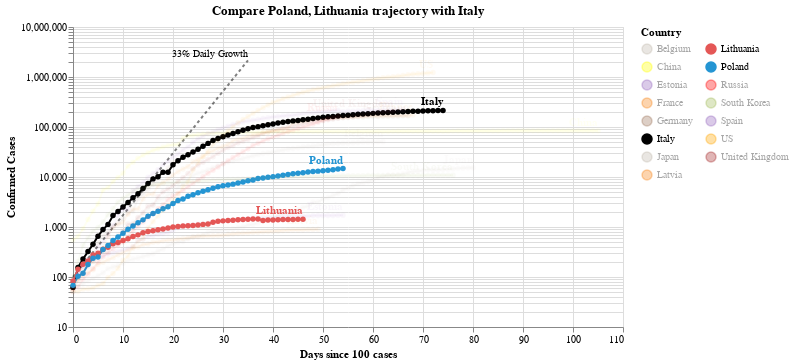

Notebook cell for this chart:
### Code cell
#hide_input
chart2 = make_since_chart(dff2, ['Poland', 'Lithuania'], baseline_countries)
chart2

### Figure 1 — Vega-Lite specification as saved in the notebook (floating-point values rounded to 4 significant figures; data arrays with more than 128 entries replaced by an {"elided": "..."} marker saying what was removed)
{"config": {"view": {"continuousWidth": 400, "continuousHeight": 300}}, "layer": [{"mark": {"type": "line", "color": "black", "opacity": 0.5, "strokeDash": [3, 3]}, "encoding": {"x": {"type": "quantitative", "field": "Days since 100 cases"}, "y": {"type": "quantitative", "field": "Confirmed Cases"}}}, {"mark": {"type": "text", "align": "right", "dy": -6, "fontSize": 10, "text": "33% Daily Growth"}, "encoding": {"x": {"type": "quantitative", "field": "Days since 100 cases"}, "y": {"type": "quantitative", "field": "Confirmed Cases"}}, "transform": [{"filter": "(datum['Days since 100 cases'] >= 35)"}]}, {"data": {"name": "data-feef3ca44a5611eaa0de413737c361b7"}, "mark": {"type": "line", "point": true}, "encoding": {"color": {"type": "nominal", "field": "Country", "legend": {"columns": 2}, "scale": {"domain": ["Belgium", "China", "Estonia", "France", "Germany", "Italy", "Japan", "Latvia", "Lithuania", "Poland", "Russia", "South Korea", "Spain", "US", "United Kingdom"], "range": ["#C1B7AD", "yellow", "#9467bd", "#F58518", "#9D755D", "black", "#C1B7AD", "#F58518", "#E45756", "#2495D3", "red", "#A1BA59", "#9467bd", "orange", "brown"]}}, "opacity": {"condition": {"value": 1, "selection": "selector004"}, "value": 0.05}, "tooltip": [{"type": "nominal", "field": "Country"}, {"type": "temporal", "field": "Date"}, {"type": "quantitative", "field": "Confirmed Cases"}, {"type": "quantitative", "field": "Days since 100 cases"}], "x": {"type": "quantitative", "field": "Days since 100 cases"}, "y": {"type": "quantitative", "field": "Confirmed Cases", "scale": {"type": "log"}}}, "selection": {"selector004": {"type": "multi", "fields": ["Country"], "bind": "legend", "init": [{"Country": "Poland"}, {"Country": "Lithuania"}, {"Country": "Italy"}]}}, "width": 550}, {"data": {"name": "data-feef3ca44a5611eaa0de413737c361b7"}, "mark": {"type": "text", "align": "right", "dy": -8, "fontWeight": "bold"}, "encoding": {"color": {"type": "nominal", "field": "Country", "legend": {"columns": 2}, "scale": {"domain": ["Belgium", "China", "Estonia", "France", "Germany", "Italy", "Japan", "Latvia", "Lithuania", "Poland", "Russia", "South Korea", "Spain", "US", "United Kingdom"], "range": ["#C1B7AD", "yellow", "#9467bd", "#F58518", "#9D755D", "black", "#C1B7AD", "#F58518", "#E45756", "#2495D3", "red", "#A1BA59", "#9467bd", "orange", "brown"]}}, "opacity": {"condition": {"value": 1, "selection": "selector004"}, "value": 0.05}, "text": {"type": "nominal", "field": "Country"}, "tooltip": [{"type": "nominal", "field": "Country"}, {"type": "temporal", "field": "Date"}, {"type": "quantitative", "field": "Confirmed Cases"}, {"type": "quantitative", "field": "Days since 100 cases"}], "x": {"type": "quantitative", "field": "Days since 100 cases"}, "y": {"type": "quantitative", "field": "Confirmed Cases", "scale": {"type": "log"}}}, "transform": [{"filter": "(datum['Date'] >= 1588723200000)"}], "width": 550}], "data": {"name": "data-c1a3bbf4dd040f2e7e8e7a69520e3c2a"}, "title": "Compare Poland, Lithuania trajectory with Italy", "$schema": "https://vega.github.io/schema/vega-lite/v4.0.2.json", "datasets": {"data-c1a3bbf4dd040f2e7e8e7a69520e3c2a": [{"Days since 100 cases": 0, "Confirmed Cases": 100.0}, {"Days since 100 cases": 1, "Confirmed Cases": 133.0}, {"Days since 100 cases": 2, "Confirmed Cases": 176.9}, {"Days since 100 cases": 3, "Confirmed Cases": 235.3}, {"Days since 100 cases": 4, "Confirmed Cases": 312.9}, {"Days since 100 cases": 5, "Confirmed Cases": 416.2}, {"Days since 100 cases": 6, "Confirmed Cases": 553.5}, {"Days since 100 cases": 7, "Confirmed Cases": 736.1}, {"Days since 100 cases": 8, "Confirmed Cases": 979.1}, {"Days since 100 cases": 9, "Confirmed Cases": 1302.0}, {"Days since 100 cases": 10, "Confirmed Cases": 1732.0}, {"Days since 100 cases": 11, "Confirmed Cases": 2303.0}, {"Days since 100 cases": 12, "Confirmed Cases": 3064.0}, {"Days since 100 cases": 13, "Confirmed Cases": 4074.0}, {"Days since 100 cases": 14, "Confirmed Cases": 5419.0}, {"Days since 100 cases": 15, "Confirmed Cases": 7207.0}, {"Days since 100 cases": 16, "Confirmed Cases": 9586.0}, {"Days since 100 cases": 17, "Confirmed Cases": 12750.0}, {"Days since 100 cases": 18, "Confirmed Cases": 16960.0}, {"Days since 100 cases": 19, "Confirmed Cases": 22550.0}, {"Days since 100 cases": 20, "Confirmed Cases": 29990.0}, {"Days since 100 cases": 21, "Confirmed Cases": 39890.0}, {"Days since 100 cases": 22, "Confirmed Cases": 53060.0}, {"Days since 100 cases": 23, "Confirmed Cases": 70560.0}, {"Days since 100 cases": 24, "Confirmed Cases": 93850.0}, {"Days since 100 cases": 25, "Confirmed Cases": 124800.0}, {"Days since 100 cases": 26, "Confirmed Cases": 166000.0}, {"Days since 100 cases": 27, "Confirmed Cases": 220800.0}, {"Days since 100 cases": 28, "Confirmed Cases": 293700.0}, {"Days since 100 cases": 29, "Confirmed Cases": 390600.0}, {"Days since 100 cases": 30, "Confirmed Cases": 519500.0}, {"Days since 100 cases": 31, "Confirmed Cases": 690900.0}, {"Days since 100 cases": 32, "Confirmed Cases": 918900.0}, {"Days since 100 cases": 33, "Confirmed Cases": 1222000.0}, {"Days since 100 cases": 34, "Confirmed Cases": 1625000.0}, {"Days since 100 cases": 35, "Confirmed Cases": 2162000.0}], "data-feef3ca44a5611eaa0de413737c361b7": {"elided": "1005 records"}}}
